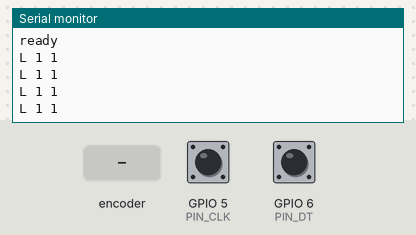
The sketch below on a simulated ESP32-S3. Shown: the last lines printed to the serial monitor. Inputs (shaded band) come from the test bench; at power-on: GPIO 5 (PIN_CLK) HIGH, GPIO 6 (PIN_DT) HIGH.

Above: at 1.4 s.
1.5 s: rotary encoder on GPIO 5 (PIN_CLK) / GPIO 6 (PIN_DT) turned 1 step (first pin leading)
At 1.74 s:
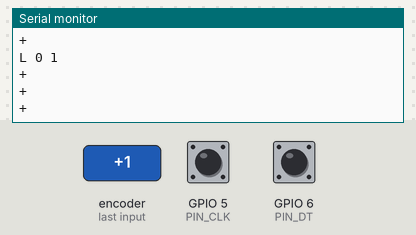
3.2 s: rotary encoder on GPIO 5 (PIN_CLK) / GPIO 6 (PIN_DT) turned 2 steps (second pin leading)
At 3.6 s:
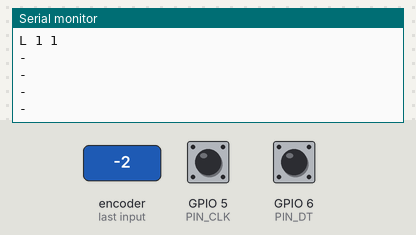

Measured:
- after the input at 1.5 s, the serial monitor: prints a new line at once (image 1)
- after the input at 3.2 s, the serial monitor: prints a new line at once (image 2)

The sketch:

encoder_test.ino
```cpp
// EC11 tuning knob for the FM radio page.
// The first edge of a detent prints "+" or "-" immediately. The page steps 0.1 MHz.
// Later edges of that same click are ignored, so a quick reversal is not cancelled.
// Clockwise is "+". Swap S1 and S2 if the dial moves the wrong way.
//
// Board: ESP32S3 Dev Module, USB CDC On Boot, 16MB flash, OPI PSRAM.
// Wiring, 3.3 V only: 5V pad -> 3V3, GND -> GND, S1 -> D2, S2 -> D3, KEY -> D4.

static const int PIN_CLK = 5;
static const int PIN_DT = 6;
static const int8_t QUAD[16] = {
  0, -1, 1, 0,
  1, 0, 0, -1,
  -1, 0, 0, 1,
  0, 1, -1, 0
};

uint8_t prev = 0;
uint32_t lastEmit = 0;
uint32_t lastReport = 0;

void setup() {
  pinMode(PIN_CLK, INPUT_PULLUP);
  pinMode(PIN_DT, INPUT_PULLUP);
  prev = readAB();
  Serial.begin(115200);
  delay(200);
  Serial.println("ready");
}

void loop() {
  uint8_t ab = readAB();
  if (ab != prev) {
    int8_t delta = QUAD[(prev << 2) | ab];
    prev = ab;
    if (delta != 0 && millis() - lastEmit >= 16) {
      Serial.println(delta > 0 ? "+" : "-");
      lastEmit = millis();
    }
  }

  if (millis() - lastReport >= 300) {
    lastReport = millis();
    Serial.printf("L %d %d\n", (prev >> 1) & 1, prev & 1);
  }
}

uint8_t readAB() {
  return (digitalRead(PIN_CLK) << 1) | digitalRead(PIN_DT);
}
```
